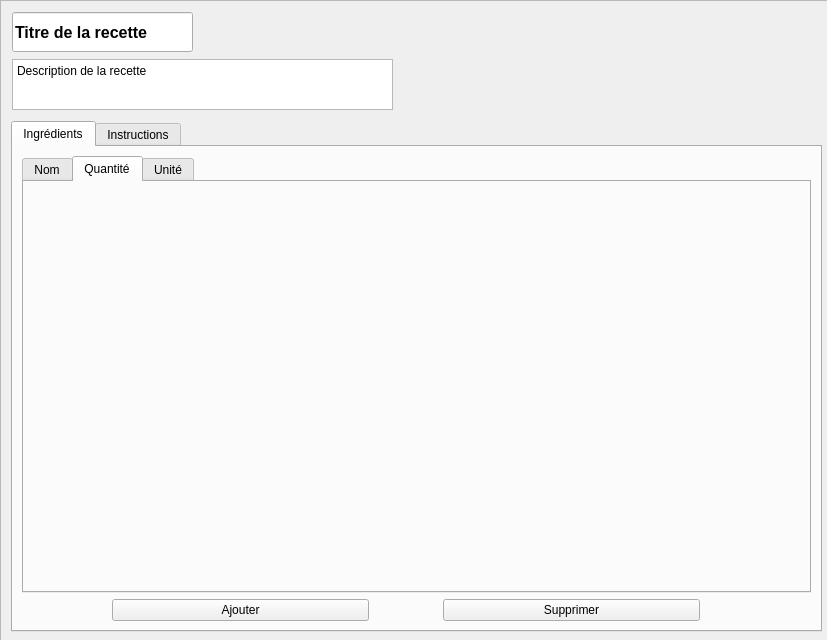
<?xml version="1.0" encoding="UTF-8"?>
<ui version="4.0">
 <class>Form</class>
 <widget class="QWidget" name="Form">
  <property name="geometry">
   <rect>
    <x>0</x>
    <y>0</y>
    <width>827</width>
    <height>640</height>
   </rect>
  </property>
  <property name="windowTitle">
   <string>Form</string>
  </property>
  <widget class="QScrollArea" name="detailsScrollArea">
   <property name="geometry">
    <rect>
     <x>0</x>
     <y>0</y>
     <width>841</width>
     <height>661</height>
    </rect>
   </property>
   <property name="widgetResizable">
    <bool>true</bool>
   </property>
   <widget class="QWidget" name="scrollAreaWidgetContents">
    <property name="geometry">
     <rect>
      <x>0</x>
      <y>0</y>
      <width>839</width>
      <height>659</height>
     </rect>
    </property>
    <widget class="QTextEdit" name="descriptionTextEdit">
     <property name="geometry">
      <rect>
       <x>11</x>
       <y>58</y>
       <width>381</width>
       <height>51</height>
      </rect>
     </property>
     <property name="minimumSize">
      <size>
       <width>0</width>
       <height>49</height>
      </size>
     </property>
     <property name="html">
      <string>&lt;!DOCTYPE HTML PUBLIC &quot;-//W3C//DTD HTML 4.0//EN&quot; &quot;http://www.w3.org/TR/REC-html40/strict.dtd&quot;&gt;
&lt;html&gt;&lt;head&gt;&lt;meta name=&quot;qrichtext&quot; content=&quot;1&quot; /&gt;&lt;meta charset=&quot;utf-8&quot; /&gt;&lt;style type=&quot;text/css&quot;&gt;
p, li { white-space: pre-wrap; }
hr { height: 1px; border-width: 0; }
li.unchecked::marker { content: &quot;\2610&quot;; }
li.checked::marker { content: &quot;\2612&quot;; }
&lt;/style&gt;&lt;/head&gt;&lt;body style=&quot; font-family:'Segoe UI'; font-size:9pt; font-weight:400; font-style:normal;&quot;&gt;
&lt;p style=&quot; margin-top:0px; margin-bottom:0px; margin-left:0px; margin-right:0px; -qt-block-indent:0; text-indent:0px;&quot;&gt;Description de la recette&lt;/p&gt;&lt;/body&gt;&lt;/html&gt;</string>
     </property>
    </widget>
    <widget class="QTabWidget" name="tabWidget">
     <property name="geometry">
      <rect>
       <x>10</x>
       <y>120</y>
       <width>811</width>
       <height>511</height>
      </rect>
     </property>
     <property name="currentIndex">
      <number>0</number>
     </property>
     <widget class="QWidget" name="tab1">
      <attribute name="title">
       <string>Ingrédients</string>
      </attribute>
      <layout class="QVBoxLayout" name="verticalLayout_6">
       <item>
        <widget class="QTabWidget" name="ingredientTable">
         <property name="currentIndex">
          <number>1</number>
         </property>
         <widget class="QWidget" name="tab">
          <attribute name="title">
           <string>Nom</string>
          </attribute>
         </widget>
         <widget class="QWidget" name="tab_2">
          <attribute name="title">
           <string>Quantité</string>
          </attribute>
         </widget>
         <widget class="QWidget" name="tab_3">
          <attribute name="title">
           <string>Unité</string>
          </attribute>
         </widget>
        </widget>
       </item>
       <item>
        <layout class="QHBoxLayout" name="horizontalLayout_4" stretch="0,0">
         <property name="spacing">
          <number>74</number>
         </property>
         <property name="sizeConstraint">
          <enum>QLayout::SizeConstraint::SetDefaultConstraint</enum>
         </property>
         <property name="leftMargin">
          <number>90</number>
         </property>
         <property name="rightMargin">
          <number>111</number>
         </property>
         <property name="bottomMargin">
          <number>0</number>
         </property>
         <item>
          <widget class="QPushButton" name="pushButton_3">
           <property name="baseSize">
            <size>
             <width>0</width>
             <height>0</height>
            </size>
           </property>
           <property name="text">
            <string>Ajouter</string>
           </property>
           <property name="icon">
            <iconset theme="list-add"/>
           </property>
           <property name="iconSize">
            <size>
             <width>10</width>
             <height>10</height>
            </size>
           </property>
          </widget>
         </item>
         <item>
          <widget class="QPushButton" name="pushButton_4">
           <property name="text">
            <string>Supprimer</string>
           </property>
           <property name="icon">
            <iconset theme="list-remove"/>
           </property>
           <property name="iconSize">
            <size>
             <width>10</width>
             <height>10</height>
            </size>
           </property>
          </widget>
         </item>
        </layout>
       </item>
      </layout>
     </widget>
     <widget class="QWidget" name="tab2">
      <attribute name="title">
       <string>Instructions</string>
      </attribute>
      <widget class="QListWidget" name="instructionList">
       <property name="geometry">
        <rect>
         <x>10</x>
         <y>10</y>
         <width>791</width>
         <height>341</height>
        </rect>
       </property>
       <property name="dragDropMode">
        <enum>QAbstractItemView::DragDropMode::InternalMove</enum>
       </property>
      </widget>
      <widget class="QWidget" name="navigation" native="true">
       <property name="geometry">
        <rect>
         <x>190</x>
         <y>350</y>
         <width>371</width>
         <height>51</height>
        </rect>
       </property>
       <layout class="QHBoxLayout" name="horizontalLayout_5">
        <item>
         <widget class="QPushButton" name="btnPrevInstruction">
          <property name="text">
           <string>Précédent</string>
          </property>
          <property name="icon">
           <iconset theme="QIcon::ThemeIcon::GoPrevious"/>
          </property>
         </widget>
        </item>
        <item>
         <spacer name="horizontalSpacer">
          <property name="orientation">
           <enum>Qt::Orientation::Horizontal</enum>
          </property>
          <property name="sizeHint" stdset="0">
           <size>
            <width>20</width>
            <height>7</height>
           </size>
          </property>
         </spacer>
        </item>
        <item>
         <widget class="QLabel" name="instructionCounterLabel">
          <property name="text">
           <string>1 / 5</string>
          </property>
         </widget>
        </item>
        <item>
         <spacer name="horizontalSpacer_2">
          <property name="orientation">
           <enum>Qt::Orientation::Horizontal</enum>
          </property>
          <property name="sizeHint" stdset="0">
           <size>
            <width>40</width>
            <height>20</height>
           </size>
          </property>
         </spacer>
        </item>
        <item>
         <widget class="QPushButton" name="btnNextInstruction">
          <property name="text">
           <string>Suivant</string>
          </property>
          <property name="icon">
           <iconset theme="QIcon::ThemeIcon::GoNext"/>
          </property>
          <property name="checkable">
           <bool>false</bool>
          </property>
         </widget>
        </item>
       </layout>
      </widget>
      <widget class="QWidget" name="widget" native="true">
       <property name="geometry">
        <rect>
         <x>0</x>
         <y>430</y>
         <width>461</width>
         <height>31</height>
        </rect>
       </property>
       <layout class="QHBoxLayout" name="horizontalLayout_6">
        <property name="spacing">
         <number>10</number>
        </property>
        <property name="leftMargin">
         <number>35</number>
        </property>
        <property name="topMargin">
         <number>0</number>
        </property>
        <property name="rightMargin">
         <number>9</number>
        </property>
        <property name="bottomMargin">
         <number>0</number>
        </property>
        <item>
         <widget class="QPushButton" name="btnAddInstruction">
          <property name="text">
           <string>Ajouter Instruction</string>
          </property>
          <property name="icon">
           <iconset theme="QIcon::ThemeIcon::ListAdd"/>
          </property>
          <property name="iconSize">
           <size>
            <width>10</width>
            <height>10</height>
           </size>
          </property>
         </widget>
        </item>
        <item>
         <widget class="QPushButton" name="btnAddSubInstruction">
          <property name="text">
           <string>Sous-étape</string>
          </property>
          <property name="icon">
           <iconset theme="QIcon::ThemeIcon::ListAdd"/>
          </property>
          <property name="iconSize">
           <size>
            <width>10</width>
            <height>10</height>
           </size>
          </property>
         </widget>
        </item>
        <item>
         <widget class="QPushButton" name="btnRemoveInstruction">
          <property name="text">
           <string>Supprimer</string>
          </property>
          <property name="icon">
           <iconset theme="QIcon::ThemeIcon::ListRemove"/>
          </property>
          <property name="iconSize">
           <size>
            <width>10</width>
            <height>10</height>
           </size>
          </property>
         </widget>
        </item>
        <item>
         <spacer name="horizontalSpacer_3">
          <property name="orientation">
           <enum>Qt::Orientation::Horizontal</enum>
          </property>
          <property name="sizeHint" stdset="0">
           <size>
            <width>52</width>
            <height>20</height>
           </size>
          </property>
         </spacer>
        </item>
       </layout>
      </widget>
      <widget class="Line" name="line">
       <property name="geometry">
        <rect>
         <x>0</x>
         <y>400</y>
         <width>811</width>
         <height>16</height>
        </rect>
       </property>
       <property name="orientation">
        <enum>Qt::Orientation::Horizontal</enum>
       </property>
      </widget>
     </widget>
    </widget>
    <widget class="QLineEdit" name="titleLineEdit">
     <property name="geometry">
      <rect>
       <x>11</x>
       <y>11</y>
       <width>181</width>
       <height>40</height>
      </rect>
     </property>
     <property name="minimumSize">
      <size>
       <width>0</width>
       <height>40</height>
      </size>
     </property>
     <property name="font">
      <font>
       <pointsize>12</pointsize>
       <bold>true</bold>
      </font>
     </property>
     <property name="text">
      <string>Titre de la recette</string>
     </property>
    </widget>
   </widget>
  </widget>
 </widget>
 <resources/>
 <connections/>
</ui>
